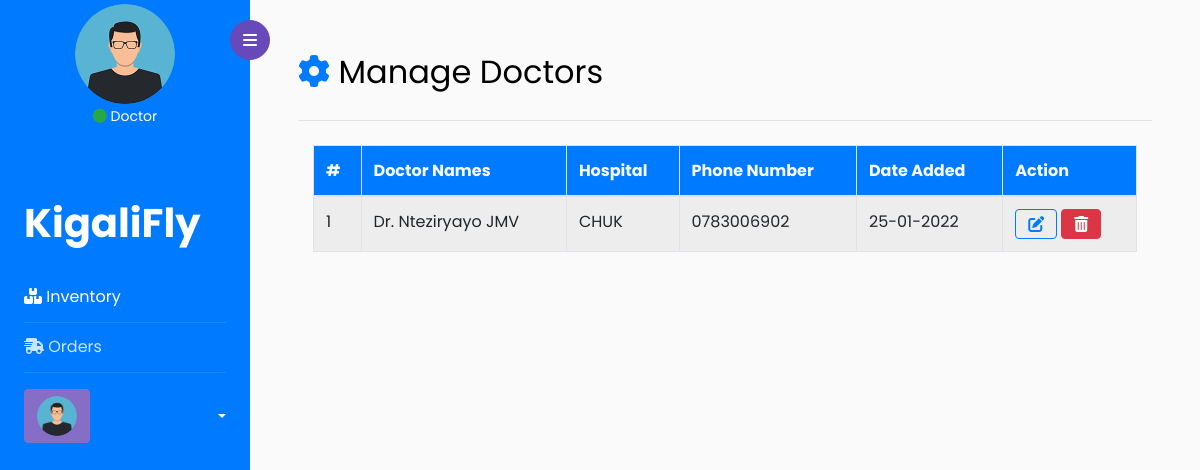
The app's page /operator/manage_doctors.php (signed in) with its own data.
### tables this page shows
CREATE TABLE `doctor` (
  `doc_id` int(11) NOT NULL,
  `names` varchar(100) DEFAULT NULL,
  `password` varchar(255) DEFAULT NULL,
  `hosp_name` varchar(100) DEFAULT NULL,
  `phone_nbr` varchar(30) DEFAULT NULL,
  `register_dt` text NOT NULL,
  `status` tinyint(4) NOT NULL DEFAULT 1
);

### operator/manage_doctors.php (the view, shortened to what this page needs)
<link rel="stylesheet" href="https://cdnjs.cloudflare.com/ajax/libs/datatables/1.10.21/css/jquery.dataTables.min.css">
<?php
include '../saver/db.php';
include_once '../header.php';
?>
<div id="content" class="p-2 p-md-5 pt-5">
    <h2 class="mb-4"><i class="fas fa-cog text-primary"></i> Manage Doctors</h2>
    <hr class="py-1">
    <div class="container-fluid">
        <div class="row">
            <div class="col-md-12">
                <table id="table-prod" class="table table-hover table-bordered table-striped">
                    <thead class="thead bg-primary text-light">
                        <tr>
                            <th scope="col">#</th>
                            <th scope="col">Doctor Names</th>
                            <th scope="col">Hospital</th>
                            <th scope="col">Phone Number</th>
                            <th scope="col">Date Added</th>
                            <th scope="col">Action</th>
                        </tr>
                    </thead>
                    <tbody>
                        <?php
                            $sel = "SELECT * FROM doctor WHERE status = 1 ORDER BY doc_id";
                            $que = $c->query($sel);
                            if ($que->num_rows > 0) {
                                $no = 1;
                                while ($row = $que->fetch_assoc()) {
                                    $id = $row['doc_id'];
                                    $doc_names = $row['names'];
                                    $hospital = $row['hosp_name'];
                                    $phone_nbr = $row['phone_nbr'];
                                    $date = $row['register_dt'];
                                    $update = '<a href="update_doc.php?id='.$id.'&n='.$doc_names.'&q='.$hospital.'&gu='.$phone_nbr.'" class="btn btn-outline-primary mr-1"><i class="fas fa-edit"></i></a>';
                                    $delete = '<a href="delete_doc.php?id='.$id.'" class="btn btn-danger"><i class="fas fa-trash-alt"></i></a>';
                                    ?>
                                        <tr>
                                            <td><?= $no++; ?></td>
                                            <td><?= $doc_names; ?></td>
                                            <td><?= $hospital; ?></td>
                                            <td><?= $phone_nbr; ?></td>
                                            <td><?= $date; ?></td>
                                            <td><?= $update . $delete; ?></td>
                                        </tr>
                                    <?php
                                }
                            }
                        ?>
                    </tbody>
                </table>
            </div>
        </div>
    </div>
</div>
</div>
</body>
</html>

### records on screen
doctor: names "Dr. Nteziryayo JMV", hosp_name "CHUK", phone_nbr "0783006902", register_dt "25-01-2022"
